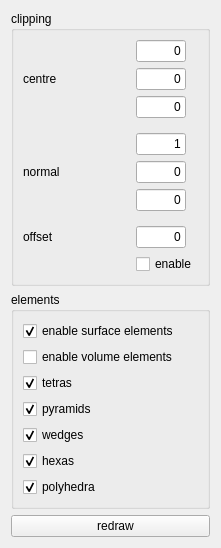
       <widget class="QWidget" name="scrollAreaWidgetContents">
        <property name="geometry">
         <rect>
          <x>0</x>
          <y>0</y>
          <width>221</width>
          <height>495</height>
         </rect>
        </property>
        <layout class="QVBoxLayout" name="verticalLayout_2">
         <item>
          <widget class="QGroupBox" name="groupBox">
           <property name="title">
            <string>clipping</string>
           </property>
           <layout class="QGridLayout" name="gridLayout_4">
            <item row="0" column="1">
             <widget class="QLineEdit" name="lineEditClipX">
              <property name="sizePolicy">
               <sizepolicy hsizetype="Minimum" vsizetype="Fixed">
                <horstretch>0</horstretch>
                <verstretch>0</verstretch>
               </sizepolicy>
              </property>
              <property name="maximumSize">
               <size>
                <width>50</width>
                <height>16777215</height>
               </size>
              </property>
              <property name="text">
               <string>0</string>
              </property>
              <property name="alignment">
               <set>Qt::AlignRight|Qt::AlignTrailing|Qt::AlignVCenter</set>
              </property>
             </widget>
            </item>
            <item row="1" column="0">
             <widget class="QLabel" name="label">
              <property name="text">
               <string>centre</string>
              </property>
             </widget>
            </item>
            <item row="1" column="1">
             <widget class="QLineEdit" name="lineEditClipY">
              <property name="sizePolicy">
               <sizepolicy hsizetype="Minimum" vsizetype="Fixed">
                <horstretch>0</horstretch>
                <verstretch>0</verstretch>
               </sizepolicy>
              </property>
              <property name="maximumSize">
               <size>
                <width>50</width>
                <height>16777215</height>
               </size>
              </property>
              <property name="text">
               <string>0</string>
              </property>
              <property name="alignment">
               <set>Qt::AlignRight|Qt::AlignTrailing|Qt::AlignVCenter</set>
              </property>
             </widget>
            </item>
            <item row="2" column="1">
             <widget class="QLineEdit" name="lineEditClipZ">
              <property name="sizePolicy">
               <sizepolicy hsizetype="Minimum" vsizetype="Fixed">
                <horstretch>0</horstretch>
                <verstretch>0</verstretch>
               </sizepolicy>
              </property>
              <property name="maximumSize">
               <size>
                <width>50</width>
                <height>16777215</height>
               </size>
              </property>
              <property name="text">
               <string>0</string>
              </property>
              <property name="alignment">
               <set>Qt::AlignRight|Qt::AlignTrailing|Qt::AlignVCenter</set>
              </property>
             </widget>
            </item>
            <item row="3" column="1">
             <widget class="Line" name="line">
              <property name="lineWidth">
               <number>0</number>
              </property>
              <property name="orientation">
               <enum>Qt::Horizontal</enum>
              </property>
             </widget>
            </item>
            <item row="4" column="1">
             <widget class="QLineEdit" name="lineEditClipNX">
              <property name="sizePolicy">
               <sizepolicy hsizetype="Minimum" vsizetype="Fixed">
                <horstretch>0</horstretch>
                <verstretch>0</verstretch>
               </sizepolicy>
              </property>
              <property name="maximumSize">
               <size>
                <width>50</width>
                <height>16777215</height>
               </size>
              </property>
              <property name="text">
               <string>1</string>
              </property>
              <property name="alignment">
               <set>Qt::AlignRight|Qt::AlignTrailing|Qt::AlignVCenter</set>
              </property>
             </widget>
            </item>
            <item row="5" column="0">
             <widget class="QLabel" name="label_2">
              <property name="text">
               <string>normal</string>
              </property>
             </widget>
            </item>
            <item row="5" column="1">
             <widget class="QLineEdit" name="lineEditClipNY">
              <property name="sizePolicy">
               <sizepolicy hsizetype="Minimum" vsizetype="Fixed">
                <horstretch>0</horstretch>
                <verstretch>0</verstretch>
               </sizepolicy>
              </property>
              <property name="maximumSize">
               <size>
                <width>50</width>
                <height>16777215</height>
               </size>
              </property>
              <property name="text">
               <string>0</string>
              </property>
              <property name="alignment">
               <set>Qt::AlignRight|Qt::AlignTrailing|Qt::AlignVCenter</set>
              </property>
             </widget>
            </item>
            <item row="6" column="1">
             <widget class="QLineEdit" name="lineEditClipNZ">
              <property name="sizePolicy">
               <sizepolicy hsizetype="Minimum" vsizetype="Fixed">
                <horstretch>0</horstretch>
                <verstretch>0</verstretch>
               </sizepolicy>
              </property>
              <property name="maximumSize">
               <size>
                <width>50</width>
                <height>16777215</height>
               </size>
              </property>
              <property name="text">
               <string>0</string>
              </property>
              <property name="alignment">
               <set>Qt::AlignRight|Qt::AlignTrailing|Qt::AlignVCenter</set>
              </property>
             </widget>
            </item>
            <item row="8" column="0">
             <widget class="QLabel" name="label_3">
              <property name="text">
               <string>offset</string>
              </property>
             </widget>
            </item>
            <item row="7" column="1">
             <widget class="Line" name="line_2">
              <property name="lineWidth">
               <number>0</number>
              </property>
              <property name="orientation">
               <enum>Qt::Horizontal</enum>
              </property>
             </widget>
            </item>
            <item row="8" column="1">
             <widget class="QLineEdit" name="lineEditOffset">
              <property name="sizePolicy">
               <sizepolicy hsizetype="Minimum" vsizetype="Fixed">
                <horstretch>0</horstretch>
                <verstretch>0</verstretch>
               </sizepolicy>
              </property>
              <property name="maximumSize">
               <size>
                <width>50</width>
                <height>16777215</height>
               </size>
              </property>
              <property name="text">
               <string>0</string>
              </property>
              <property name="alignment">
               <set>Qt::AlignRight|Qt::AlignTrailing|Qt::AlignVCenter</set>
              </property>
             </widget>
            </item>
            <item row="9" column="1">
             <widget class="QCheckBox" name="checkBoxClip">
              <property name="text">
               <string>enable</string>
              </property>
             </widget>
            </item>
           </layout>
          </widget>
         </item>
         <item>
          <widget class="QGroupBox" name="groupBox_3">
           <property name="title">
            <string>elements</string>
           </property>
           <layout class="QVBoxLayout" name="verticalLayout_3">
            <item>
             <widget class="QCheckBox" name="checkBoxSurface">
              <property name="text">
               <string>enable surface elements</string>
              </property>
              <property name="checked">
               <bool>true</bool>
              </property>
             </widget>
            </item>
            <item>
             <widget class="QCheckBox" name="checkBoxVolume">
              <property name="text">
               <string>enable volume elements</string>
              </property>
             </widget>
            </item>
            <item>
             <widget class="QCheckBox" name="checkBoxTetra">
              <property name="text">
               <string>tetras</string>
              </property>
              <property name="checked">
               <bool>true</bool>
              </property>
             </widget>
            </item>
            <item>
             <widget class="QCheckBox" name="checkBoxPyramid">
              <property name="text">
               <string>pyramids</string>
              </property>
              <property name="checked">
               <bool>true</bool>
              </property>
             </widget>
            </item>
            <item>
             <widget class="QCheckBox" name="checkBoxWedge">
              <property name="text">
               <string>wedges</string>
              </property>
              <property name="checked">
               <bool>true</bool>
              </property>
             </widget>
            </item>
            <item>
             <widget class="QCheckBox" name="checkBoxHexa">
              <property name="text">
               <string>hexas</string>
              </property>
              <property name="checked">
               <bool>true</bool>
              </property>
             </widget>
            </item>
            <item>
             <widget class="QCheckBox" name="checkBoxPoly">
              <property name="text">
               <string>polyhedra</string>
              </property>
              <property name="checked">
               <bool>true</bool>
              </property>
             </widget>
            </item>
           </layout>
          </widget>
         </item>
         <item>
          <widget class="QPushButton" name="pushButtonRedraw">
           <property name="sizePolicy">
            <sizepolicy hsizetype="Preferred" vsizetype="Fixed">
             <horstretch>0</horstretch>
             <verstretch>0</verstretch>
            </sizepolicy>
           </property>
           <property name="text">
            <string>   redraw</string>
           </property>
           <property name="icon">
            <iconset resource="engrid.qrc">
             <normaloff>:/icons/resources/kde_icons/reload.png</normaloff>:/icons/resources/kde_icons/reload.png</iconset>
           </property>
          </widget>
         </item>
        </layout>
       </widget>
